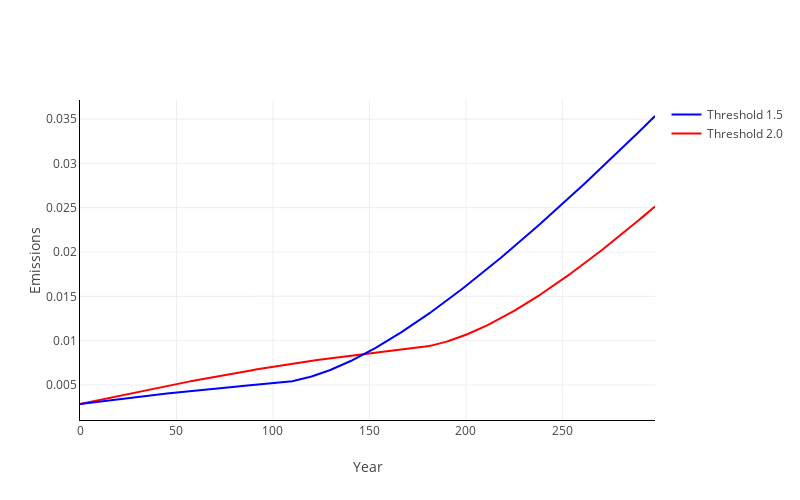

Write notebook code for a chart like this one.
### Code cell
plot_basic_DMG(simulation_res_high, simulation_res_low, 299, y_bar_high, y_bar_low, γ_1, γ_2, γ_2p)

### Figure 1 — Plotly figure (JSON) as saved in the notebook; plotly's stock layout.template omitted (floating-point values rounded to 4 significant figures; data arrays with more than 128 entries replaced by an {"elided": "..."} marker saying what was removed)
{"data": [{"line": {"color": "red"}, "name": "Threshold 2.0", "type": "scatter", "x": {"elided": "300 int values"}, "y": {"elided": "299 float values"}}, {"line": {"color": "blue"}, "name": "Threshold 1.5", "type": "scatter", "x": {"elided": "300 int values"}, "y": {"elided": "299 float values"}}], "layout": {"height": 500, "legend": {"traceorder": "reversed"}, "width": 800, "xaxis": {"linecolor": "black", "showgrid": true, "showline": true, "title": {"text": "Year"}}, "yaxis": {"linecolor": "black", "showline": true, "title": {"text": "Emissions"}}}}
